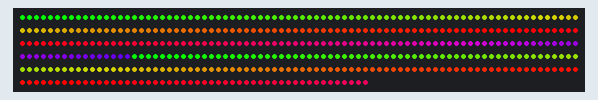
The sketch below on a simulated Arduino Uno, built with avr-gcc and run on an emulated ATmega328P. Parts: 450 RGB LEDs in strip order, left to right, continuing on the next row.

Above: at 0.2 s.
At 1.46 s:
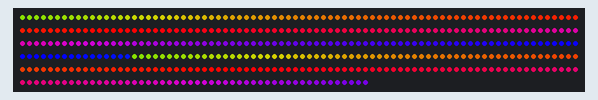
At 2.41 s:
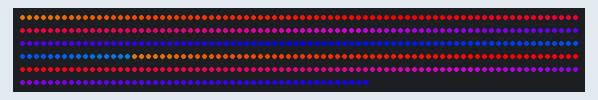
At 4.94 s:
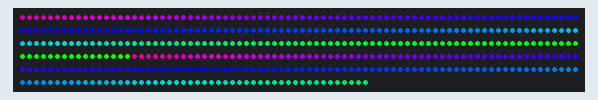
At 7.16 s:
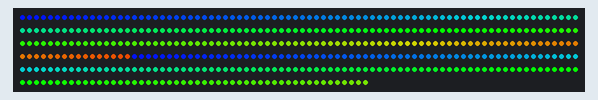
At 9.68 s:
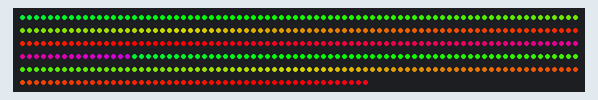

The sketch:

kitchen_rainbow.ino
```cpp
#include <Adafruit_NeoPixel.h>

#define PIN 2

Adafruit_NeoPixel strip = Adafruit_NeoPixel(450, PIN, NEO_GRB + NEO_KHZ800);

void setup() {
  strip.begin();
  strip.show(); // Initialize all pixels to 'off'
}

void loop() {
  rainbowCycle(10);
}

void rainbowCycle(uint8_t wait) {
  uint16_t i, j;

  for(j=0; j<256*5; j++) { // 5 cycles of all colors on wheel
    for(i=0; i< strip.numPixels(); i++) {
      strip.setPixelColor(i, Wheel(((i * 256 / strip.numPixels()) + j) & 255));
    }
    strip.show();
    delay(wait);
  }
}

// Input a value 0 to 255 to get a color value.
// The colours are a transition r - g - b - back to r.
uint32_t Wheel(byte WheelPos) {
  if(WheelPos < 85) {
   return strip.Color(WheelPos * 3, 255 - WheelPos * 3, 0);
  } else if(WheelPos < 170) {
   WheelPos -= 85;
   return strip.Color(255 - WheelPos * 3, 0, WheelPos * 3);
  } else {
   WheelPos -= 170;
   return strip.Color(0, WheelPos * 3, 255 - WheelPos * 3);
  }
}
```

Measured:
- by itself, everything shown: repeats every 10.1 s, in 32 steps
